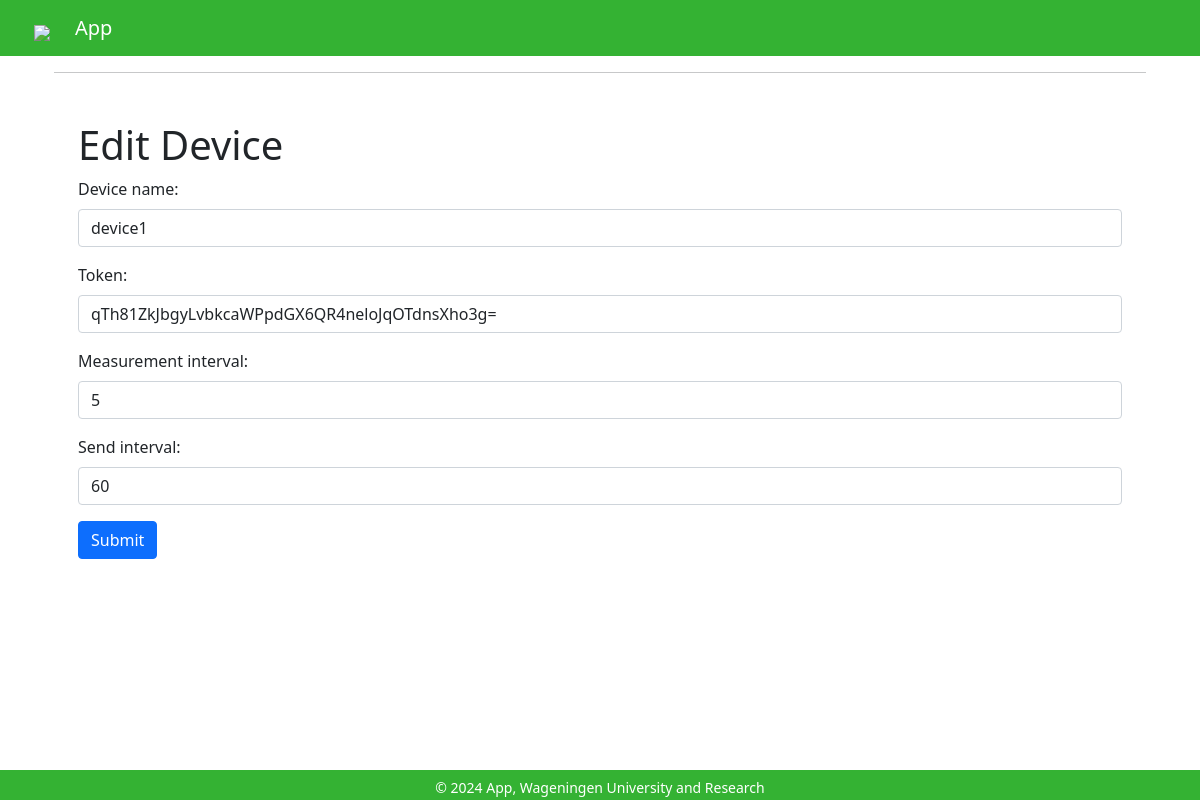
The app's page /edit_device, older data.
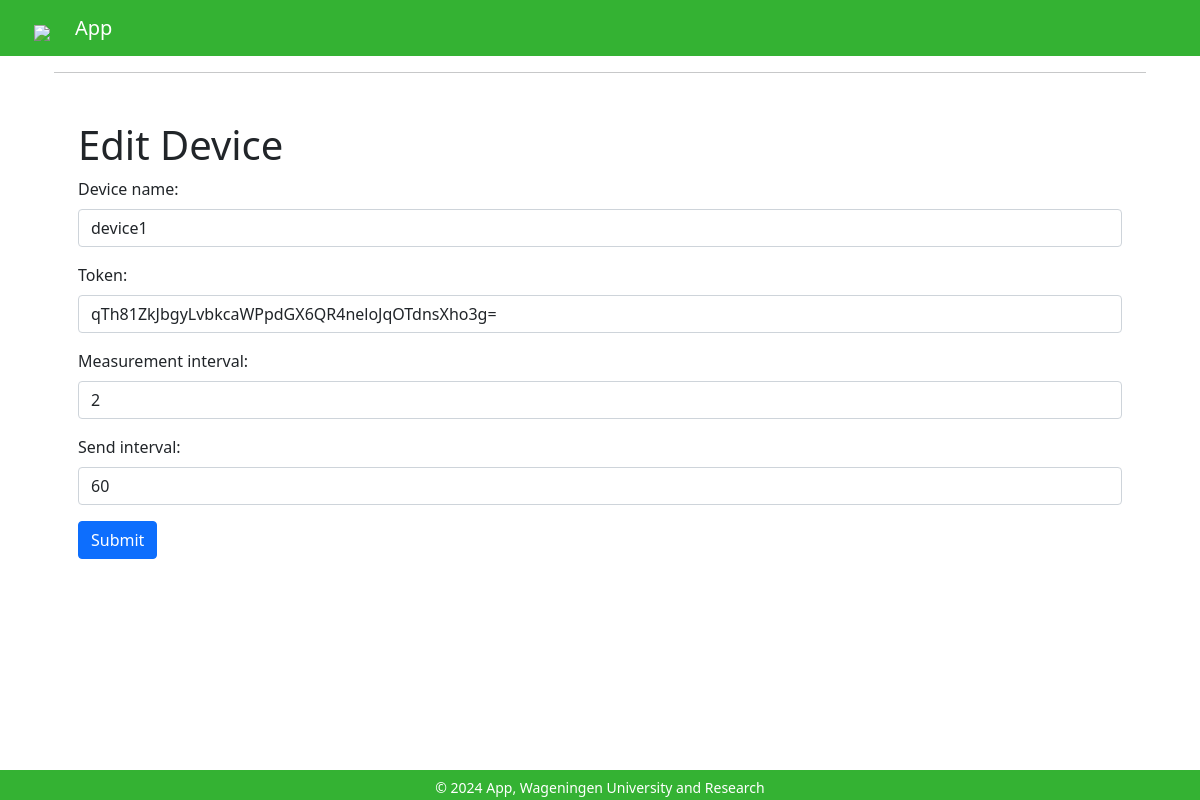
The same page, newer data.
### models/model.py (models this page shows)
class Base(DeclarativeBase):
    pass

class Device(Base):
    __tablename__ = 'devices'
    id = Column(Integer, primary_key=True)
    name = Column(String)
    token = Column(String)
    endpoint = Column(String)
    location = Column(String)
    measurement_interval = Column(Integer)
    send_interval = Column(Integer)
    measurements = relationship("Measurement", back_populates="device")

### controllers/controllers.py (the view, shortened to what this page needs)
@controllers.route('/edit_device', methods=['GET', 'POST'])
def edit_device():
    device = session.query(Device).filter_by(name="device1").first()
    return render_template('edit_device.html', device=device)

### main.py (called while the page is built)
@app.context_processor
def inject_measurement_counter():
    return dict(measurement_counter=measurement_counter)

### templates/edit_device.html (shortened to what this page needs)
{% extends 'base.html' %}
{% block content %}
<div class="container mt-5">
    <h1>Edit Device</h1>
    <form method="post">
        <div class="mb-3">
            <label for="new_name" class="form-label">Device name:</label>
            <input type="text" class="form-control" id="new_name" name="new_name" value="{{ device.name }}">
        </div>
        <div class="mb-3">
            <label for="new_token" class="form-label">Token:</label>
            <input type="text" class="form-control" id="new_token" name="new_token" value="{{ device.token }}">
        </div>
        <div class="mb-3">
            <label for="new_measurement_interval" class="form-label">Measurement interval:</label>
            <input type="text" class="form-control" id="new_measurement_interval" name="new_measurement_interval" value="{{ device.measurement_interval }}">
        </div>
        <div class="mb-3">
            <label for="new_send_interval" class="form-label">Send interval:</label>
            <input type="text" class="form-control" id="new_send_interval" name="new_send_interval" value="{{ device.send_interval }}">
        </div>
        <button type="submit" class="btn btn-primary">Submit</button>
    </form>
</div>
{% endblock %}

Row changes from the older to the newer data that the page shows:
changed Device "device1": new_measurement_interval "5" → "2"
